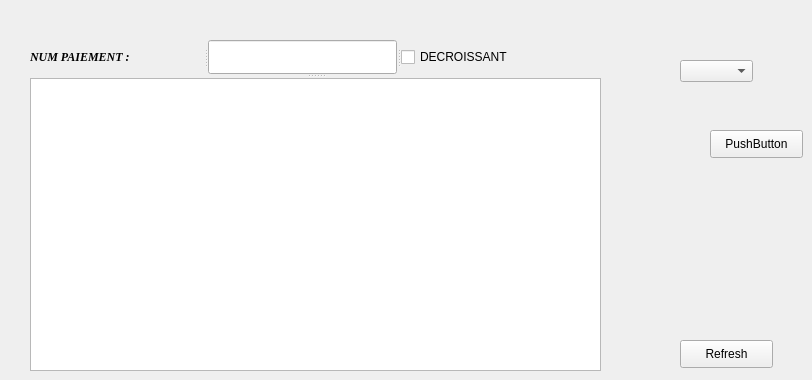
      <widget class="QWidget" name="tab_14">
       <attribute name="title">
        <string>AFFICHAGE</string>
       </attribute>
       <widget class="QSplitter" name="splitter_24">
        <property name="geometry">
         <rect>
          <x>30</x>
          <y>40</y>
          <width>571</width>
          <height>331</height>
         </rect>
        </property>
        <property name="orientation">
         <enum>Qt::Vertical</enum>
        </property>
        <widget class="QSplitter" name="splitter_23">
         <property name="orientation">
          <enum>Qt::Horizontal</enum>
         </property>
         <widget class="QLabel" name="label_32">
          <property name="font">
           <font>
            <family>Georgia</family>
            <pointsize>9</pointsize>
            <weight>75</weight>
            <italic>true</italic>
            <bold>true</bold>
            <underline>false</underline>
           </font>
          </property>
          <property name="text">
           <string>NUM PAIEMENT :</string>
          </property>
         </widget>
         <widget class="QLineEdit" name="lineEdit_20"/>
         <widget class="QCheckBox" name="checkBox_3">
          <property name="text">
           <string>DECROISSANT </string>
          </property>
         </widget>
        </widget>
        <widget class="QTableView" name="tabconge"/>
       </widget>
       <widget class="QPushButton" name="refreshaff">
        <property name="geometry">
         <rect>
          <x>680</x>
          <y>340</y>
          <width>93</width>
          <height>28</height>
         </rect>
        </property>
        <property name="text">
         <string>Refresh</string>
        </property>
       </widget>
       <widget class="QComboBox" name="idprod2">
        <property name="geometry">
         <rect>
          <x>680</x>
          <y>60</y>
          <width>73</width>
          <height>22</height>
         </rect>
        </property>
       </widget>
       <widget class="QPushButton" name="view">
        <property name="geometry">
         <rect>
          <x>710</x>
          <y>130</y>
          <width>93</width>
          <height>28</height>
         </rect>
        </property>
        <property name="text">
         <string>PushButton</string>
        </property>
       </widget>
      </widget>
